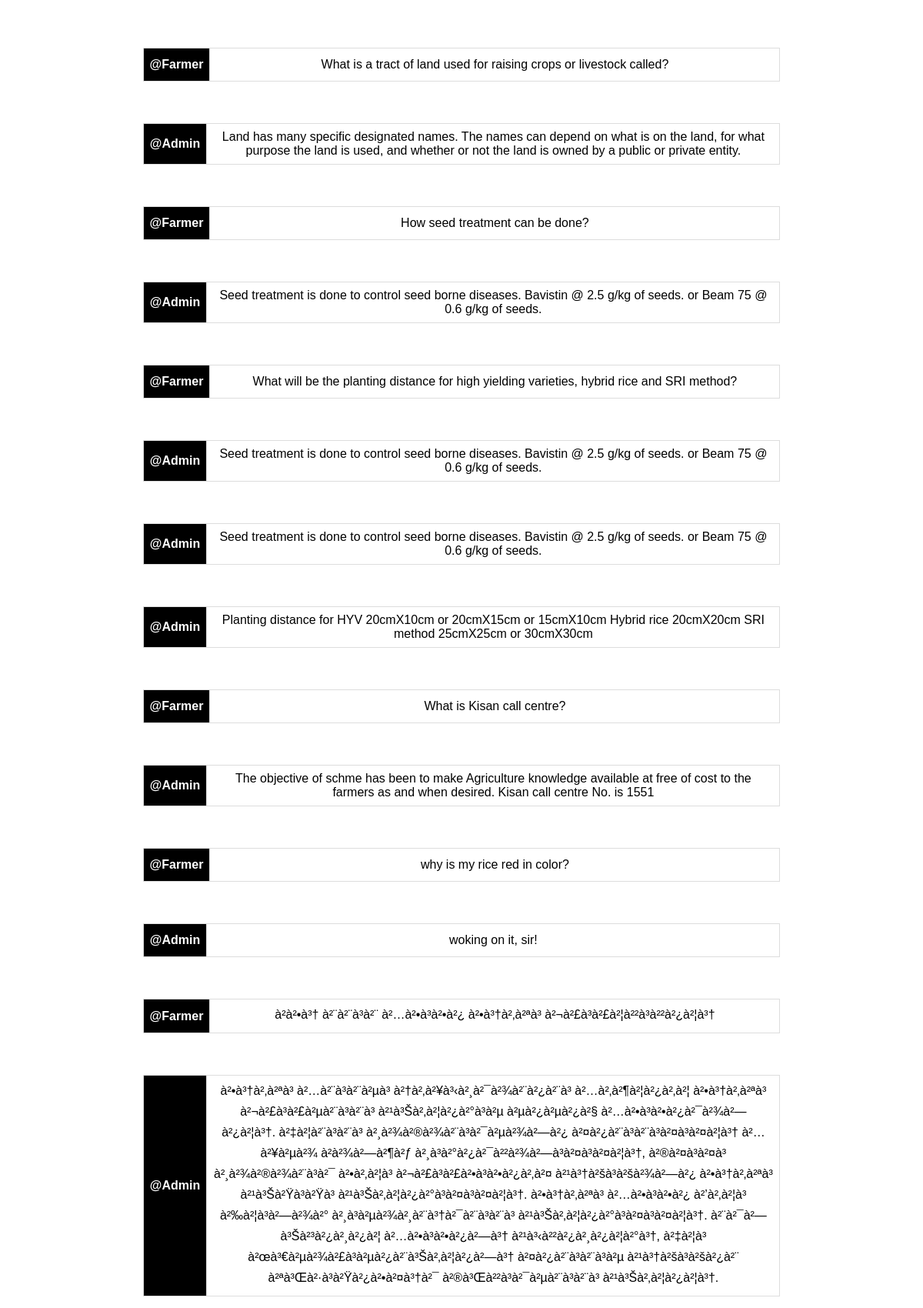
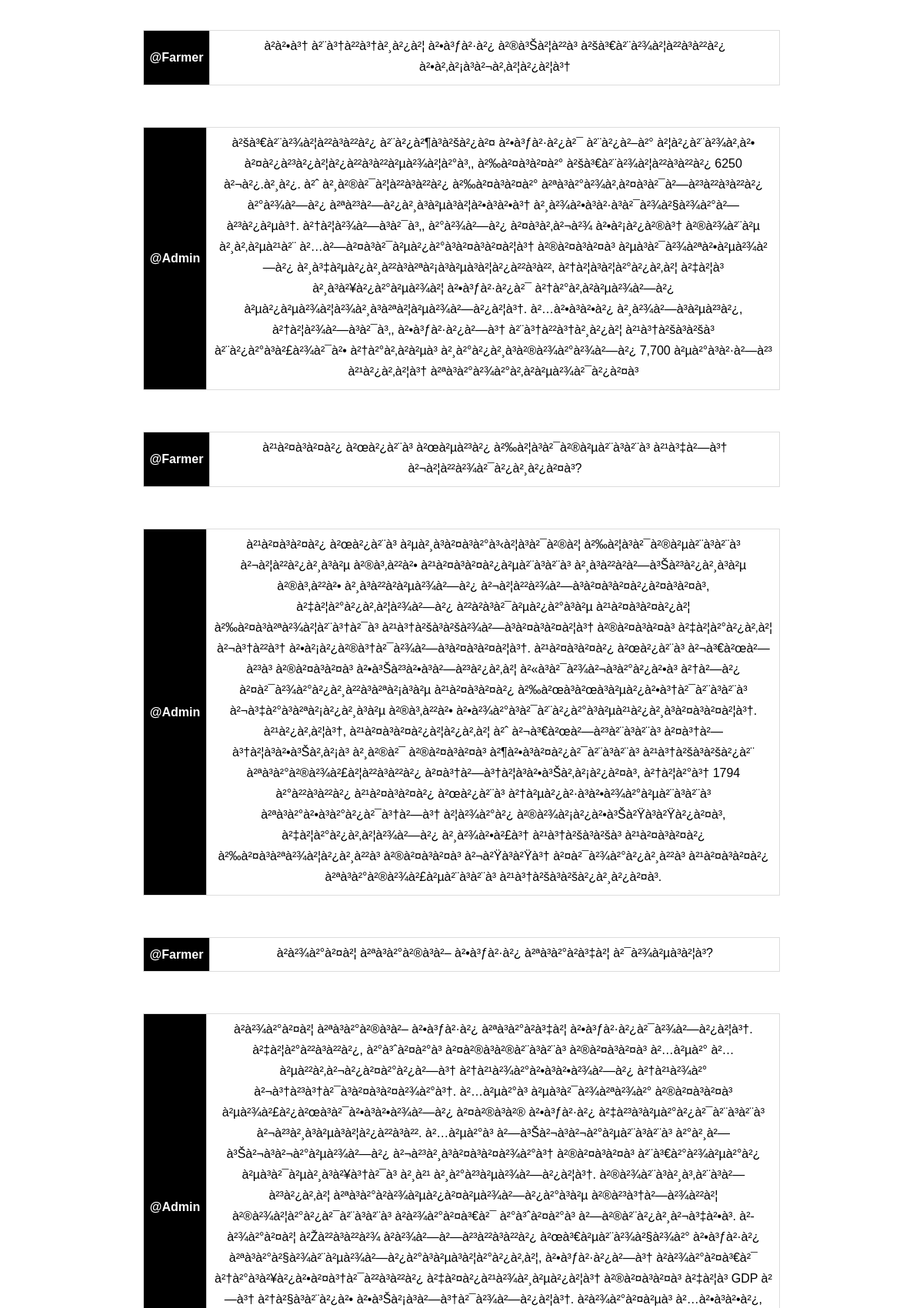
Screenshot of /Groupchat.php (upper part) with the database file from the repository (2 pictures, top to bottom).
### tables this page shows
CREATE TABLE `g_chat` (
  `chat_id` int(11) NOT NULL,
  `user` varchar(50) NOT NULL,
  `msg` longtext NOT NULL
);

### Groupchat.php (the view, shortened to what this page needs)
 <!DOCTYPE html>
 <html>
 <head>
 </head>
 <body background="https://previews.123rf.com/images/ke77kz/ke77kz1612/ke77kz161200123/69458947-personnes-%C3%A2g%C3%A9es-et-jauni-fond-de-papier-vintage-texture-du-papier-pour-la-conception-.jpg">
<?php
    $server = "localhost";
   $user = "root";
   $pass = "";
    $dbname = "agri";
$conn = new mysqli($server, $user, $pass, $dbname);
   $sqli = mysqli_query($conn,"select * from g_chat");
   while($row=mysqli_fetch_array($sqli))
  {
    echo"<table border=1>";
    echo "<br>";
    echo "<th>"; echo "@"; echo $row["user"]; echo "</th>";
    echo "<br>";
    echo "<td>"; echo $row["msg"]; echo "</td>";
  echo"</table>";
}
  ?>
 </body>
 </html>

### Groupchat.php (style rules this page uses)
table { font-family: "Trebuchet MS", Arial, Helvetica, sans-serif; border-collapse: collapse; width: 70%; margin-left:auto; margin-right:auto; }
td { border: 1px solid #ddd; padding: 8px; text-align:center; }
th { width:10%; border: 1px solid #ddd; padding: 8px; text-align:center; }
th { padding-top: 12px; padding-bottom: 12px; text-align: left; background-color: #000000; color: white; text-align:center; }

### rows the page displays
g_chat: user "Farmer", msg "What is a tract of land used for raising crops or livestock called?"
g_chat: user "Admin", msg "Land has many specific designated names. The names can depend on what is on the land, for what purpose the land is used, and whether or not the land is owned by a public or private entity."
g_chat: user "Farmer", msg "How seed treatment can be done?"
g_chat: user "Admin", msg "Seed treatment is done to control seed borne diseases. Bavistin @ 2.5 g/kg of seeds. or Beam 75 @ 0.6 g/kg of seeds."
g_chat: user "Farmer", msg "What will be the planting distance for high yielding varieties, hybrid rice and SRI method?"
g_chat: user "Admin", msg "Seed treatment is done to control seed borne diseases. Bavistin @ 2.5 g/kg of seeds. or Beam 75 @ 0.6 g/kg of seeds."
g_chat: user "Admin", msg "Seed treatment is done to control seed borne diseases. Bavistin @ 2.5 g/kg of seeds. or Beam 75 @ 0.6 g/kg of seeds."
g_chat: user "Admin", msg "Planting distance for HYV 20cmX10cm or 20cmX15cm or 15cmX10cm Hybrid rice 20cmX20cm SRI method 25cmX25cm or 30cmX30cm"
g_chat: user "Farmer", msg "What is Kisan call centre?"
g_chat: user "Admin", msg "The objective of schme has been to make Agriculture knowledge available at free of cost to the farmers as and when desired. Kisan call centre No. is 1551"
g_chat: user "Farmer", msg "why is my rice red in color?"
g_chat: user "Admin", msg "woking on it, sir!"
g_chat: user "Farmer", msg "à²à²•à³† à²¨à²¨à³à²¨ à²…à²•à³à²•à²¿ à²•à³†à²‚à²ªà³ à²¬à²£à³à²£à²¦à²²à³à²²à²¿à²¦à³†"
g_chat: user "Admin", msg "à²•à³†à²‚à²ªà³ à²…à²¨à³à²¨à²µà³ à²†à²‚à²¥à³‹à²¸à²¯à²¾à²¨à²¿à²¨à³ à²…à²‚à²¶à²¦à²¿à²‚à²¦ à²•à³†à²‚à²ªà³ à²¬à²£à³à²£à²µà²¨à³à²¨à³ à²¹à³Šà²‚à²¦à²¿à²°à³à²µ à²µà²¿à²µà²¿à²§ à²…à²•à³à²•à²¿à²¯à²¾à²—à²¿à²¦à³†. à²‡à²¦à²¨à³à²¨à³ à²¸à²¾à²®à²¾à²¨à³à²¯à²µà²¾à²—à²¿ à²¤à²¿à²¨à³à²¨à³à²¤à³à²¤à²¦à³† à²…à²¥à²µà²¾ à²­à²¾à²—à²¶à²ƒ à²¸à³à²°à²¿à²¯à²²à²¾à²—à³à²¤à³à²¤à²¦à³†, à²®à²¤à³à²¤à³ à²¸à²¾à²®à²¾à²¨à³à²¯ à²•à²‚à²¦à³ à²¬à²£à³à²£à²•à³à²•à²¿à²‚à²¤ à²¹à³†à²šà³à²šà²¾à²—à²¿ à²•à³†à²‚à²ªà³ à²¹à³Šà²Ÿà³à²Ÿà³ à²¹à³Šà²‚à²¦à²¿à²°à³à²¤à³à²¤à²¦à³†. à²•à³†à²‚à²ªà³ à²…à²•à³à²•à²¿ à²’à²‚à²¦à³ à²‰à²¦à³à²—à²¾à²° à²¸à³à²µà²¾à²¸à²¨à³†à²¯à²¨à³à²¨à³ à²¹à³Šà²‚à²¦à²¿à²°à³à²¤à³à²¤à²¦à³†.…"
g_chat: user "Farmer", msg "à²à²•à³† à²¨à³†à²²à³†à²¸à²¿à²¦ à²•à³ƒà²·à²¿ à²®à³Šà²¦à²²à³ à²šà³€à²¨à²¾à²¦à²²à³à²²à²¿ à²•à²‚à²¡à³à²¬à²‚à²¦à²¿à²¦à³†"
g_chat: user "Admin", msg "à²šà³€à²¨à²¾à²¦à²²à³à²²à²¿ à²¨à²¿à²¶à³à²šà²¿à²¤ à²•à³ƒà²·à²¿à²¯ à²¨à²¿à²–à²° à²¦à²¿à²¨à²¾à²‚à²• à²¤à²¿à²³à²¿à²¦à²¿à²²à³à²²à²µà²¾à²¦à²°à³‚, à²‰à²¤à³à²¤à²° à²šà³€à²¨à²¾à²¦à²²à³à²²à²¿ 6250 à²¬à²¿.à²¸à²¿. à²ˆ à²¸à²®à²¯à²¦à²²à³à²²à²¿ à²‰à²¤à³à²¤à²° à²ªà³à²°à²¾à²‚à²¤à³à²¯à²—à²³à²²à³à²²à²¿ à²°à²¾à²—à²¿ à²ªà²³à²—à²¿à²¸à³à²µà³à²¦à²•à³à²•à³† à²¸à²¾à²•à³à²·à³à²¯à²¾à²§à²¾à²°à²—à²³à²¿à²µà³†. à²†à²¦à²¾à²—à³à²¯à³‚, à²°à²¾à²—à²¿ à²¤à³à²‚à²¬à²¾ à²•à²¡à²¿à²®à³† à²®à²¾à²¨à²µ à²¸à²‚à²µà²¹à²¨ à²…à²—à²¤à³à²¯à²µà²¿à²°à³à²¤à³à²¤à²¦à³† à²®à²¤à³à²¤à³ à²µà³à²¯à²¾à²ªà²•à²µà²¾à²—à²¿ à²¸à³‡à²µà²¿à²¸à²²à³à²ªà²¡à³à²µà³à²¦à²¿à²²à³à²², à²†à²¦à³à²¦à²°à²¿à²‚à²¦ à²‡à²¦à³ à²¸à³à²¥à²¿à²°à²µà²¾à²¦…"
g_chat: user "Farmer", msg "à²¹à²¤à³à²¤à²¿ à²œà²¿à²¨à³ à²œà²µà²³à²¿ à²‰à²¦à³à²¯à²®à²µà²¨à³à²¨à³ à²¹à³‡à²—à³† à²¬à²¦à²²à²¾à²¯à²¿à²¸à²¿à²¤à³?"
g_chat: user "Admin", msg "à²¹à²¤à³à²¤à²¿ à²œà²¿à²¨à³ à²µà²¸à³à²¤à³à²°à³‹à²¦à³à²¯à²®à²¦ à²‰à²¦à³à²¯à²®à²µà²¨à³à²¨à³ à²¬à²¦à²²à²¿à²¸à³à²µ à²®à³‚à²²à²• à²¹à²¤à³à²¤à²¿à²µà²¨à³à²¨à³ à²¸à³à²²à²­à²—à³Šà²³à²¿à²¸à³à²µ à²®à³‚à²²à²• à²¸à³à²²à²­à²µà²¾à²—à²¿ à²¬à²¦à²²à²¾à²—à³à²¤à³à²¤à²¿à²¤à³à²¤à³, à²‡à²¦à²°à²¿à²‚à²¦à²¾à²—à²¿ à²²à²­à³à²¯à²µà²¿à²°à³à²µ à²¹à²¤à³à²¤à²¿à²¦ à²‰à²¤à³à²ªà²¾à²¦à²¨à³†à²¯à³ à²¹à³†à²šà³à²šà²¾à²—à³à²¤à³à²¤à²¦à³† à²®à²¤à³à²¤à³ à²‡à²¦à²°à²¿à²‚à²¦ à²¬à³†à²²à³† à²•à²¡à²¿à²®à³†à²¯à²¾à²—à³à²¤à³à²¤à²¦à³†. à²¹à²¤à³à²¤à²¿ à²œà²¿à²¨à³ à²¬à³€à²œà²—à²³à³ à²®à²¤à³à²¤à³ à²•à³Šà²³à²•à³à²—à²³à²¿à²‚à²¦ à²«à³à²¯à²¾à²¬à³à²°à²¿à²•à³ à²†à²—à²¿ à²¤à²¯à²¾à²°à²¿à²¸à²²à³à²ªà²¡à³à²µ…"
g_chat: user "Farmer", msg "à²­à²¾à²°à²¤à²¦ à²ªà³à²°à²®à³à²– à²•à³ƒà²·à²¿ à²ªà³à²°à²­à³‡à²¦ à²¯à²¾à²µà³à²¦à³?"
g_chat: user "Admin"
